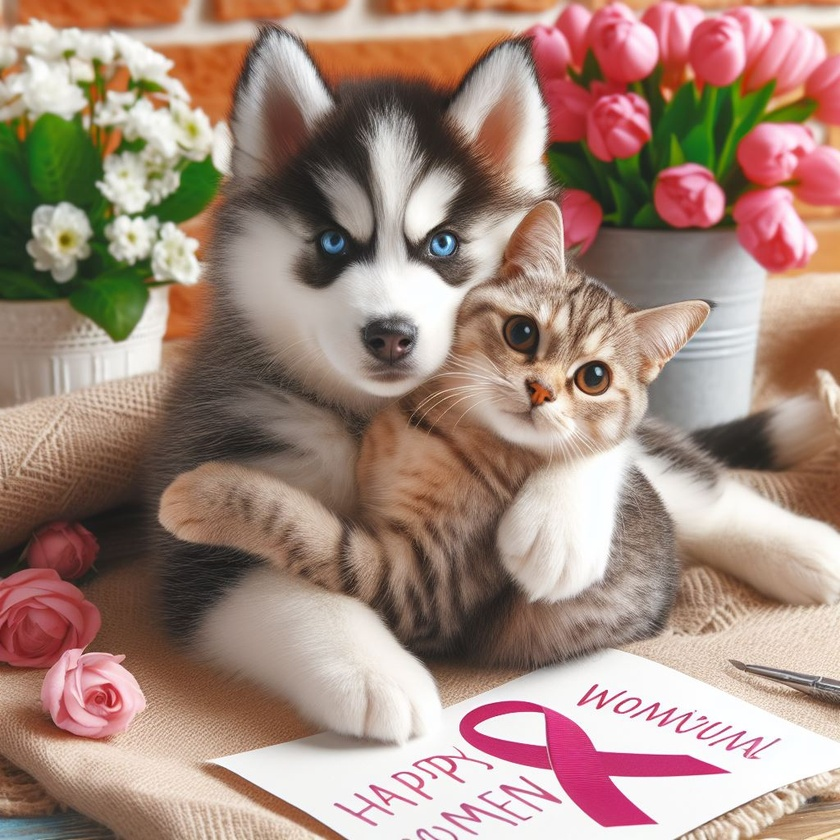
#> input picture Mision_02/scikit-image/Lobo.jpeg, 840 x 840 px, shrunk from 1024 x 1024 before the run
$ python scikit-image03.py
#> lines starting #> are read from the running program, lines starting #| are printed output that depends on the picture
import skimage

image_path = 'Lobo.jpeg'
image = skimage.io.imread(image_path)
#> image is the input picture: shape (840, 840, 3); mean R, G, B 164.7, 137.9, 125.1
image_rotate = skimage.transform.rotate(image, angle=90)
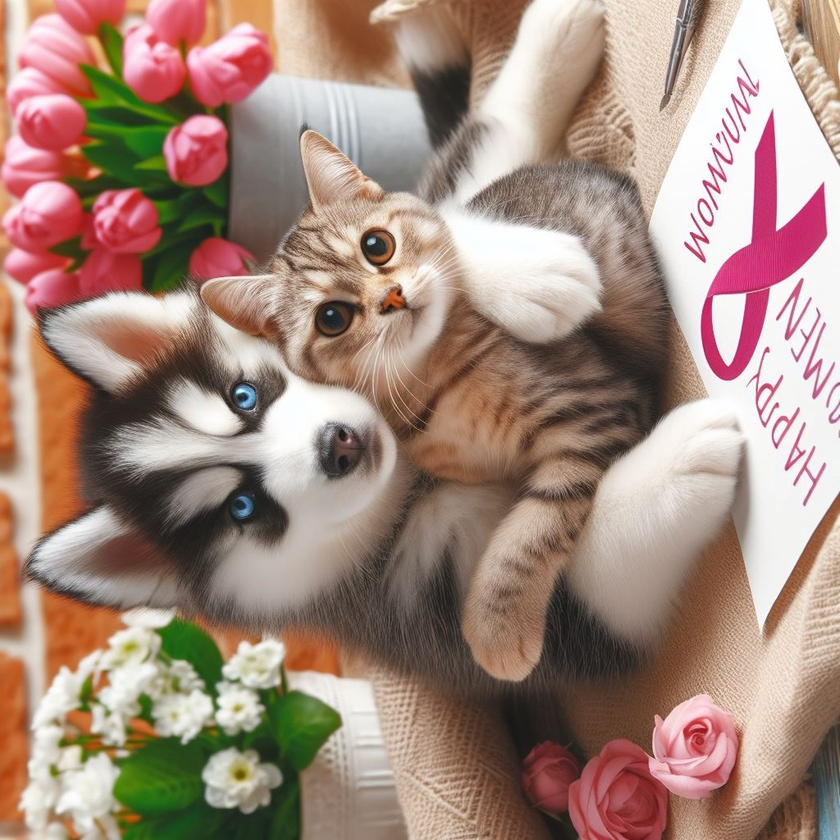
#> image_rotate: shape (840, 840, 3) float64; mean R, G, B 0.646, 0.541, 0.491
image_smoothed = skimage.filters.gaussian(image, sigma=2)
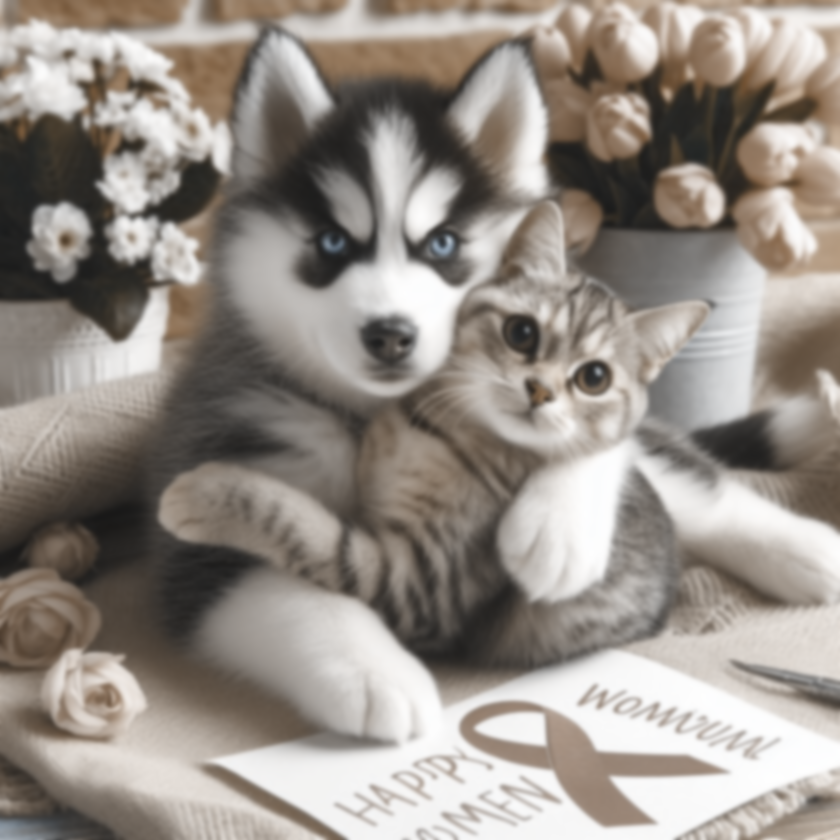
#> image_smoothed: shape (840, 840, 3) float64; mean R, G, B 0.593, 0.563, 0.534

skimage.io.imshow(image_rotate)
skimage.io.imshow(image_smoothed)

skimage.io.show()
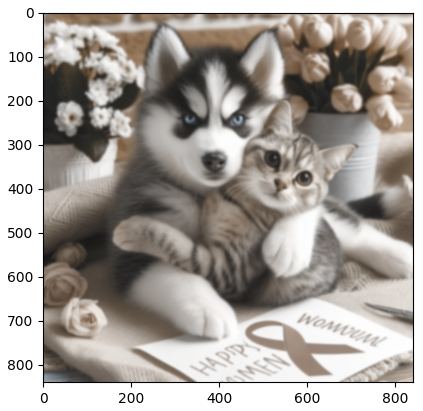
#> figure drawn by matplotlib, 1 panel
